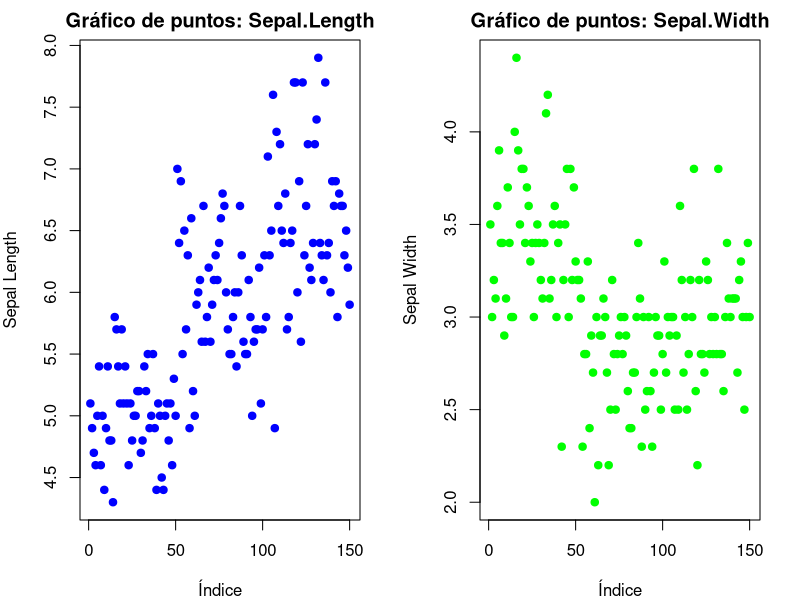
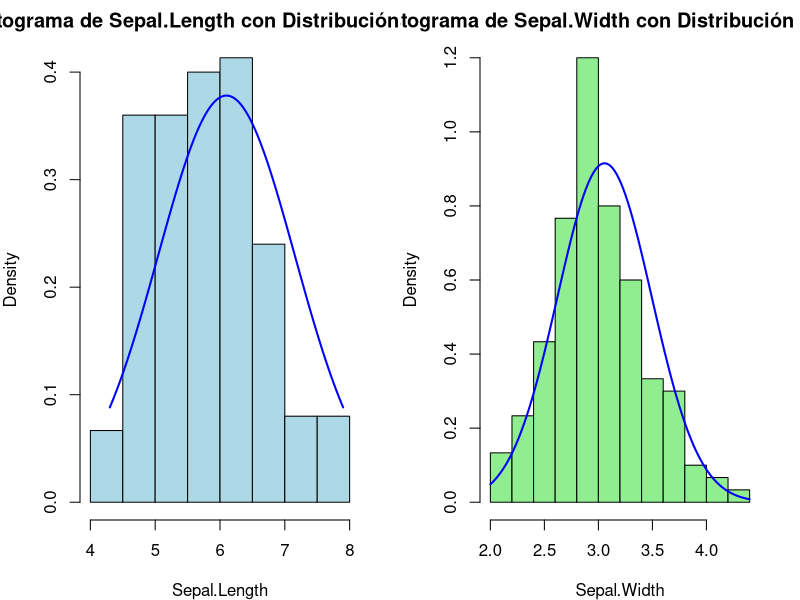
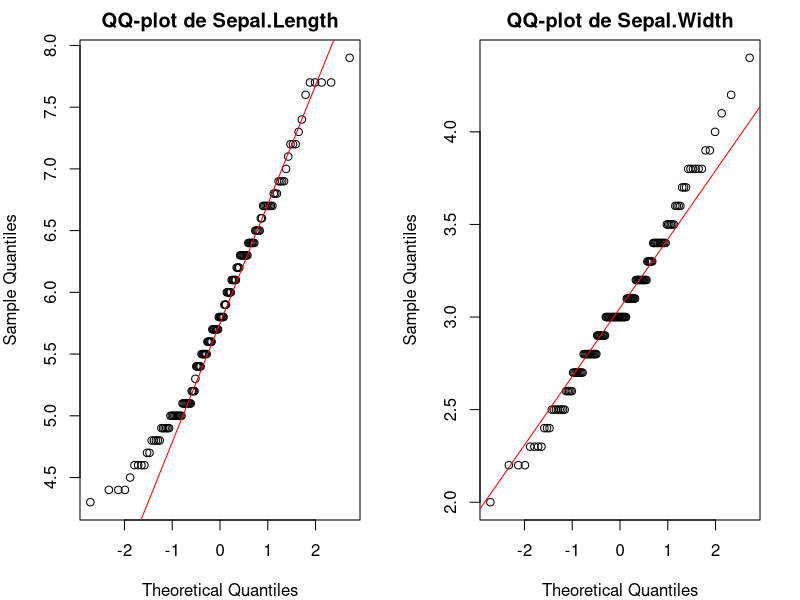
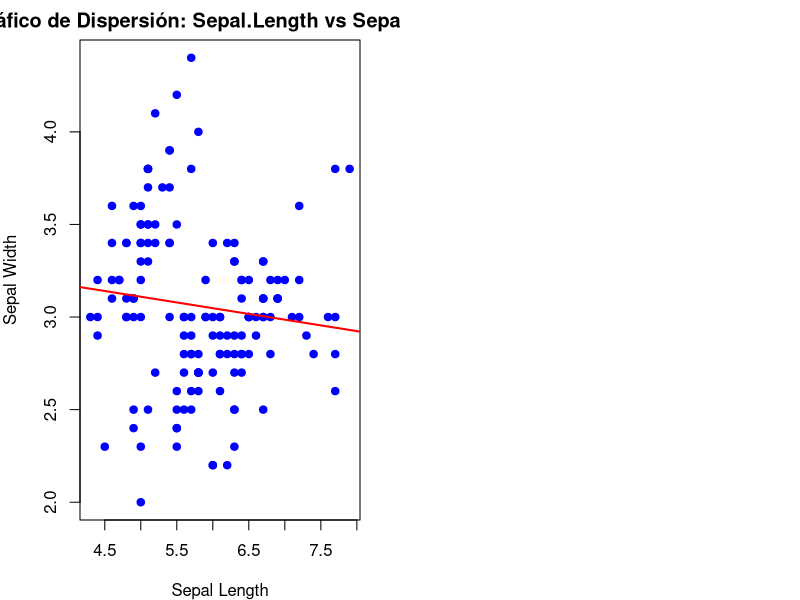
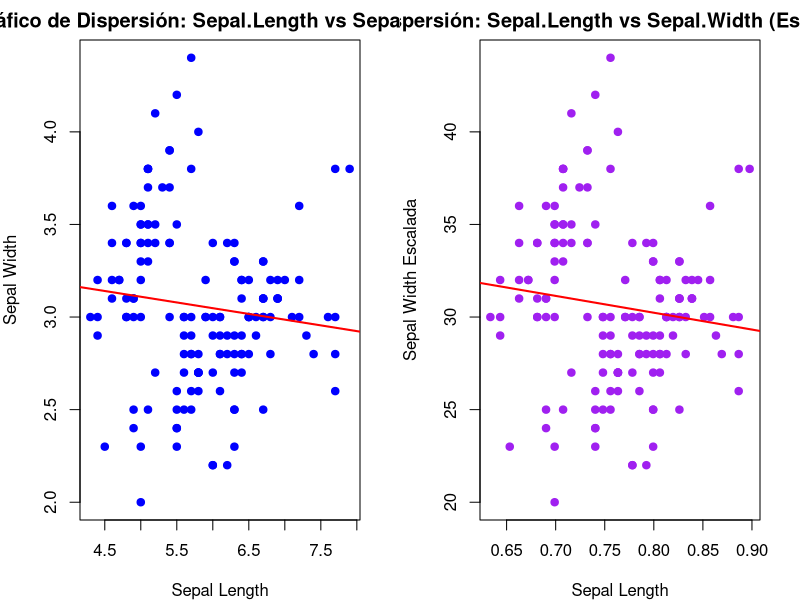
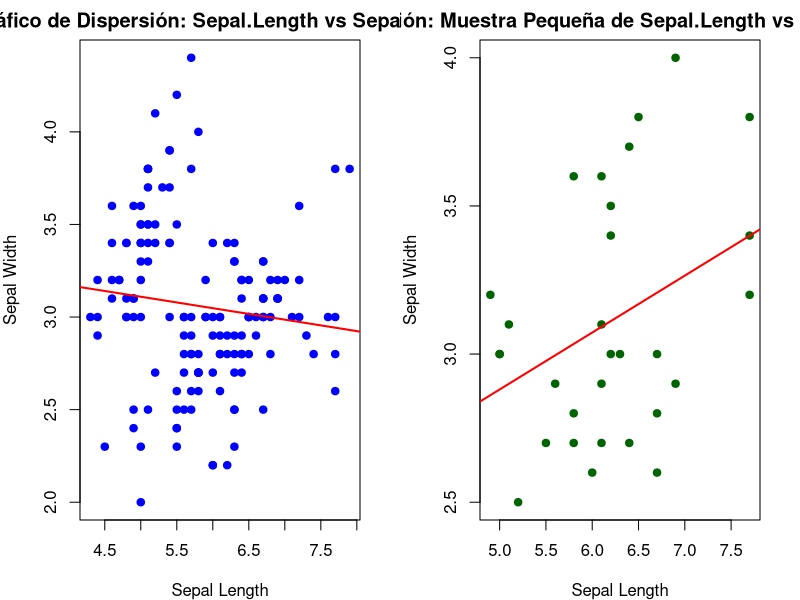
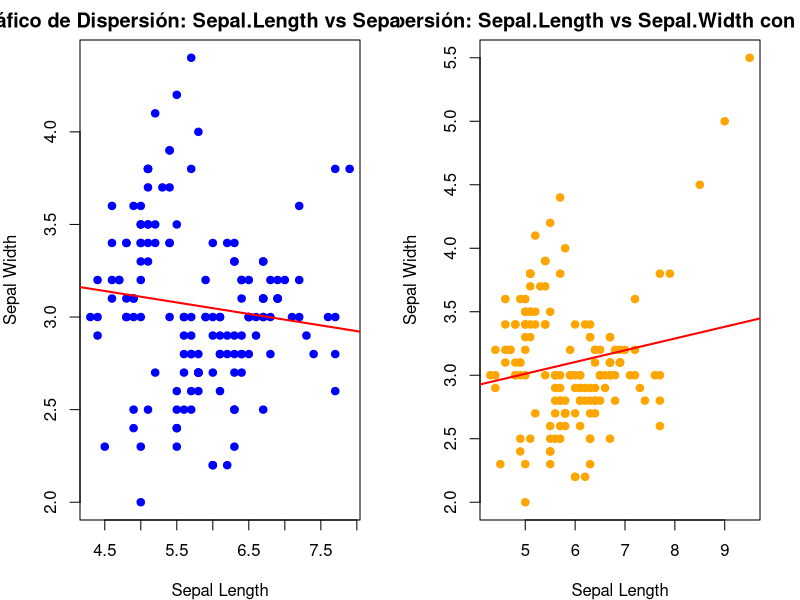
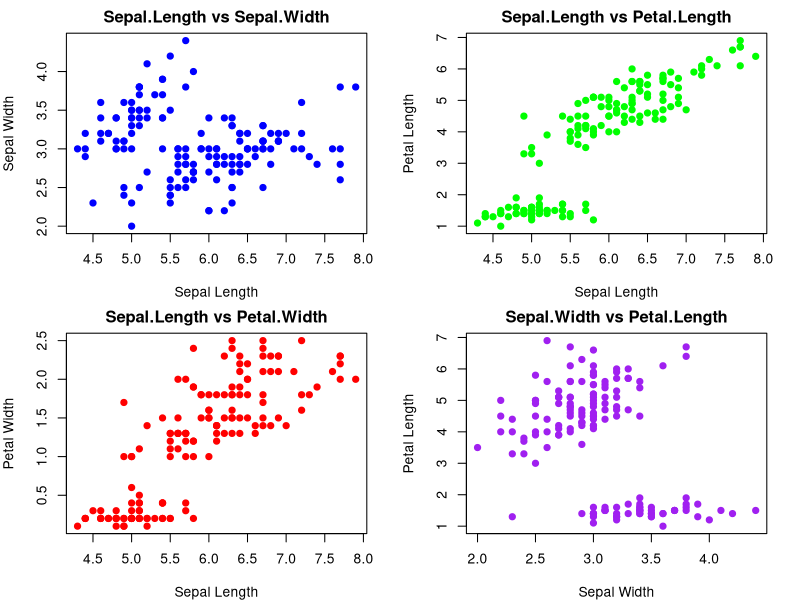

Recreate these plots in R, in order.
# UNIVERSIDAD DE NARIÑO
# FACULTAD DE CIENCIAS EXACTAS Y NATURALES
# PROGRAMA DE BIOLOGÍA
# Asignatura: Análisis de datos II
# Profesor: Jhon Jairo Calderón – Diego E. Martinez Revelo
#
# Análisis de correlación
#
# librerias
  library(nortest)
  #
# Correlación simple
    #
    #Cargar el dataset iris
    data(iris)
    #
    # Seleccionar las variables numéricas de interés (Sepal.Length y Sepal.Width)
    x <- iris$Sepal.Length
    y <- iris$Sepal.Width
    #
  # 1. Gráfico de puntos para visualizar el comportamiento de cada variable
    par(mfrow = c(1, 2), mar=c(4,4,2,2)) 
    plot(x, main = "Gráfico de puntos: Sepal.Length", ylab = "Sepal Length", 
       xlab = "Índice", pch = 19, col = "blue") # Gráfico de puntos de Sepal.Length
    plot(y, main = "Gráfico de puntos: Sepal.Width", ylab = "Sepal Width", 
       xlab = "Índice", pch = 19, col = "green")   # Gráfico de puntos de Sepal.Width
    #
  # 2. Evaluación de la normalidad de Sepal.Length y Sepal.Width
    #
    # Histogramas
    #
    par(mfrow = c(1, 2), mar=c(4,4,2,2))
    hist(x, probability = TRUE, main = "Histograma de Sepal.Length con Distribución Normal",
       xlab = "Sepal.Length", col = "lightblue", border = "black")
    curve(dnorm(x, mean = mean(x), sd = sd(x)), from = min(x), to = max(x), 
        add = TRUE, col = "blue", lwd = 2)
    hist(y, probability = TRUE, main = "Histograma de Sepal.Width con Distribución Normal",
       xlab = "Sepal.Width", col = "lightgreen", border = "black")
    curve(dnorm(x, mean = mean(y), sd = sd(y)), from = min(y), to = max(y), 
          add = TRUE, col = "blue", lwd = 2)
    # QQ-plots
    par(mfrow = c(1, 2), mar=c(4,4,2,2))
    qqnorm(x, main = "QQ-plot de Sepal.Length")
    qqline(x, col = "red")
    qqnorm(y, main = "QQ-plot de Sepal.Width")
    qqline(y, col = "red")
    #
  # Pruebas de normalidad
    shapiro.test(x)
    shapiro.test(y)
    ad.test(x)
    ad.test(y)
    #
    # Interprete los resultados de las graficas y pruebas: ¿Los datos son normales?
    #
  # 3. Correlación de Pearson y Spearman para Sepal.Length y Sepal.Width
    #
    pearson_corr <- cor(x, y, method = "pearson")
    cat("Correlación de Pearson: ", pearson_corr, "\n")
    r_squared_pearson <- pearson_corr^2
    print(paste("R^2 para Pearson:", r_squared_pearson))
    # Interpretación:
    # La correlación de Pearson mide la relación lineal entre las variables.
    # - r = 1: Relación lineal positiva perfecta.
    # - r = -1: Relación lineal negativa perfecta.
    # - r = 0: Sin relación lineal.
    # - 0.3 - 0.7: Correlación positiva moderada.
    # - 0.7 - 1: Correlación positiva fuerte.
    # - -0.3 - -0.7: Correlación negativa moderada.
    # - -0.7 - -1: Correlación negativa fuerte.
    spearman_corr <- cor(x, y, method = "spearman")
    cat("Correlación de Spearman: ", spearman_corr, "\n")
    r_squared_spearman <- spearman_corr^2
    print(paste("R^2 para Spearman:", r_squared_spearman))
    # Interpretación:
    # La correlación de Spearman mide la relación monotónica basada en rangos.
    # - ρ = 1: Relación monotónica positiva perfecta.
    # - ρ = -1: Relación monotónica negativa perfecta.
    # - ρ = 0: Sin relación monotónica.
    # - 0.3 - 0.7: Correlación positiva moderada en rangos.
    # - 0.7 - 1: Correlación positiva fuerte en rangos.
    # - -0.3 - -0.7: Correlación negativa moderada en rangos.
    # - -0.7 - -1: Correlación negativa fuerte en rangos.
    #
  # Gráfico de dispersión entre las dos variables
    plot(x, y, main = "Gráfico de Dispersión: Sepal.Length vs Sepal.Width",
    xlab = "Sepal Length", ylab = "Sepal Width", pch = 19, col = "blue")
    abline(lm(y ~ x), col = "red", lwd = 2)  # Línea de regresión ajustada
    #
    # Interpretación: El gráfico de dispersión muestra la relación entre 
    #Sepal.Length y Sepal.Width. La línea de regresión muestra la tendencia lineal
    # entre las dos variables.
    # Que interpretación puede hacer de la figura: Hay correlación?
    #
  # 4. Sensibilidad de la correlación
      #
    # Evaluación de la sensibilidad de la correlación a la escala de las variables
      #
      # Ajustar escala de Sepal.Width y observar la correlación
      y_scaled <- y * 10  # Cambiar la escala de Sepal.Width
      x_scaled <- log10(x)
      pearson_corr_scaled <- cor(x_scaled, y_scaled, method = "pearson")
      cat("Correlación de Pearson con escala cambiada en Sepal.Width: ", pearson_corr_scaled, "\n")
      r_pearson_corr_scaled <- pearson_corr_scaled^2
      print(paste("R^2 para Pearson scaled:", r_squared_pearson))
      # Interpretación: La correlación no debería cambiar al ajustar la escala de
      # las variables. Esto verifica que la correlación de Pearson es insensible a 
      # la escala de las variables.
      #
      # Gráfico de dispersión con la variable escalada
      par(mfrow = c(1, 2), mar=c(4,4,2,2))
      plot(x, y, main = "Gráfico de Dispersión: Sepal.Length vs Sepal.Width",
           xlab = "Sepal Length", ylab = "Sepal Width", pch = 19, col = "blue")
      abline(lm(y ~ x), col = "red", lwd = 2)  # Línea de regresión ajustada
      plot(x_scaled, y_scaled, main = "Dispersión: Sepal.Length vs Sepal.Width (Escalada)", 
          xlab = "Sepal Length", ylab = "Sepal Width Escalada", pch = 19, col = "purple")
      abline(lm(y_scaled ~ x_scaled), col = "red", lwd = 2)  # Línea de regresión ajustada
      #
    # Sensibilidad al tamaño de muestra: usar una muestra más pequeña
      sample_size <- 30  # Tomar una muestra aleatoria
      x_sample <- sample(x, sample_size)
      y_sample <- sample(y, sample_size)
      pearson_corr_sample <- cor(x_sample, y_sample, method = "pearson")
      cat("Correlación de Pearson con muestra pequeña: ", pearson_corr_sample, "\n")
      r_pearson_corr_sample <- pearson_corr_sample^2
      print(paste("R^2 para Pearson sample:", r_squared_pearson))
      # Interpretación: La correlación puede variar con diferentes tamaños de muestra. 
      # Evaluar cómo cambia la correlación con una muestra pequeña ayuda a entender 
      # la estabilidad de la correlación con respecto al tamaño de muestra.
      #
      # Gráfico de dispersión con muestra pequeña
      par(mfrow = c(1, 2), mar=c(4,4,2,2))
      plot(x, y, main = "Gráfico de Dispersión: Sepal.Length vs Sepal.Width",
           xlab = "Sepal Length", ylab = "Sepal Width", pch = 19, col = "blue")
      abline(lm(y ~ x), col = "red", lwd = 2)  # Línea de regresión ajustada
      plot(x_sample, y_sample, main = "Dispersión: Muestra Pequeña de Sepal.Length vs Sepal.Width",
         xlab = "Sepal Length", ylab = "Sepal Width", pch = 19, col = "darkgreen")
      abline(lm(y_sample ~ x_sample), col = "red", lwd = 2)  # Línea de regresión ajustada
      #
      # Interpretación: Este gráfico muestra la relación en una muestra pequeña, 
      # destacando posibles variaciones en la correlación debido al tamaño 
      # reducido de la muestra.
      #
    # Evaluación de la sensibilidad a la presencia de outliers
      x_outliers <- c(x, 8.5, 9.0, 9.5)  # Añadir valores atípicos en Sepal.Length
      y_outliers <- c(y, 4.5, 5.0, 5.5)
      pearson_corr_outliers <- cor(x_outliers, y_outliers, method = "pearson")
      cat("Correlación de Pearson con outliers: ", pearson_corr_outliers, "\n")
      r_pearson_corr_outliers <- pearson_corr_outliers^2
      print(paste("R^2 para Pearson outliers:", r_squared_pearson))
            # Interpretación: Los outliers pueden influir significativamente en la 
      # correlación. Evaluar cómo cambian los resultados con outliers ayuda a entender 
      # la robustez de la correlación.
      #
      # Gráfico de dispersión con outliers
      #
      par(mfrow = c(1, 2), mar=c(4,4,2,2))
      plot(x, y, main = "Gráfico de Dispersión: Sepal.Length vs Sepal.Width",
           xlab = "Sepal Length", ylab = "Sepal Width", pch = 19, col = "blue")
      abline(lm(y ~ x), col = "red", lwd = 2)  # Línea de regresión ajustada
      plot(x_outliers, y_outliers, main = "Dispersión: Sepal.Length vs Sepal.Width con Outliers",
         xlab = "Sepal Length", ylab = "Sepal Width", pch = 19, col = "orange")
      abline(lm(y_outliers ~ x_outliers), col = "red", lwd = 2)  # Línea de regresión ajustada
      # Interpretación: Este gráfico muestra la relación entre Sepal.Length y 
      # Sepal.Width con outliers. Los outliers pueden distorsionar la visualización 
      # y la correlación calculada.
      #
      #
# Correlación multiple
    #
    # Cargar el dataset iris
    data(iris)
    # Seleccionar las 4 variables numéricas de interés
    variables <- iris[, 1:4]  # Sepal.Length, Sepal.Width, Petal.Length, Petal.Width
    #
  # 1. Graficar las relaciones entre las variables
    par(mfrow = c(2, 2), mar = c(4, 4, 2, 2))
    plot(variables$Sepal.Length, variables$Sepal.Width, main = "Sepal.Length vs Sepal.Width",
           xlab = "Sepal Length", ylab = "Sepal Width", pch = 19, col = "blue")
    plot(variables$Sepal.Length, variables$Petal.Length, main = "Sepal.Length vs Petal.Length",
           xlab = "Sepal Length", ylab = "Petal Length", pch = 19, col = "green")
    plot(variables$Sepal.Length, variables$Petal.Width, main = "Sepal.Length vs Petal.Width",
           xlab = "Sepal Length", ylab = "Petal Width", pch = 19, col = "red")
    plot(variables$Sepal.Width, variables$Petal.Length, main = "Sepal.Width vs Petal.Length",
           xlab = "Sepal Width", ylab = "Petal Length", pch = 19, col = "purple")
    #
  # 2. Evaluación de la normalidad de las variables
    #
    par(mfrow = c(2, 2), mar = c(4, 4, 2, 2))
    hist(variables$Sepal.Length, probability = TRUE, main = "Histograma de Sepal.Length",
         xlab = "Sepal Length", col = "lightblue", border = "black")
    curve(dnorm(x, mean = mean(variables$Sepal.Length), sd = sd(variables$Sepal.Length)), 
          from = min(variables$Sepal.Length), to = max(variables$Sepal.Length), 
          add = TRUE, col = "blue", lwd = 2)
    hist(variables$Sepal.Width, probability = TRUE, main = "Histograma de Sepal.Width",
         xlab = "Sepal Width", col = "lightgreen", border = "black")
    curve(dnorm(x, mean = mean(variables$Sepal.Width), sd = sd(variables$Sepal.Width)), 
          from = min(variables$Sepal.Width), to = max(variables$Sepal.Width), 
          add = TRUE, col = "blue", lwd = 2)
    hist(variables$Petal.Length, probability = TRUE, main = "Histograma de Petal.Length",
         xlab = "Petal Length", col = "lightcoral", border = "black")
    curve(dnorm(x, mean = mean(variables$Petal.Length), sd = sd(variables$Petal.Length)), 
          from = min(variables$Petal.Length), to = max(variables$Petal.Length), 
          add = TRUE, col = "blue", lwd = 2)
    hist(variables$Petal.Width, probability = TRUE, main = "Histograma de Petal.Width",
         xlab = "Petal Width", col = "lightgoldenrod", border = "black")
    curve(dnorm(x, mean = mean(variables$Petal.Width), sd = sd(variables$Petal.Width)), 
          from = min(variables$Petal.Width), to = max(variables$Petal.Width), 
          add = TRUE, col = "blue", lwd = 2)
    #
    # q-q lots
    par(mfrow = c(2, 2), mar = c(4, 4, 2, 2))
    qqnorm(variables$Sepal.Length, main = "QQ-plot de Sepal.Length")
    qqline(variables$Sepal.Length, col = "red")
    qqnorm(variables$Sepal.Width, main = "QQ-plot de Sepal.Width")
    qqline(variables$Sepal.Width, col = "red")
    qqnorm(variables$Petal.Length, main = "QQ-plot de Petal.Length")
    qqline(variables$Petal.Length, col = "red")
    qqnorm(variables$Petal.Width, main = "QQ-plot de Petal.Width")
    qqline(variables$Petal.Width, col = "red")
    #
    # Pruebas de normalidad
    shapiro.test(variables$Sepal.Length)
    shapiro.test(variables$Sepal.Width)
    shapiro.test(variables$Petal.Length)
    shapiro.test(variables$Petal.Width)
    ad.test(variables$Sepal.Length)
    ad.test(variables$Sepal.Width)
    ad.test(variables$Petal.Length)
    ad.test(variables$Petal.Width)
    #
  # 3. Correlaciones
    #
    # Correlación de Pearson
    pearson_corr <- cor(variables, method = "pearson")
    pearson_corr  # Matriz de correlación de Pearson
    r_pearson_corr <- pearson_corr^2
    print(r_pearson_corr)
    #
    # Interpretación matriz de correlación:
    # La matriz de correlación muestra valores entre -1 y 1.
    # Valores cercanos a 1 indican una fuerte correlación positiva,
    # valores cercanos a -1 indican una fuerte correlación negativa,
    # y valores cercanos a 0 indican una débil o nula correlación.
    # En este caso, podemos analizar las correlaciones entre las variables Sepal 
    # y Petal.
    # Por ejemplo, una correlación alta entre Petal.Length y Petal.Width sugiere
    # que conforme una aumenta, la otra también lo hace (relación positiva).
    #
    # Matriz de varianza-covarianza para Pearson
    pearson_cov_matrix <- cov(variables)
    pearson_cov_matrix  # Matriz de varianza-covarianza
    #
    # Interpretación de la matriz de varianza-covarianza (Pearson):
    # La matriz de varianza-covarianza mide la dispersión conjunta de las variables.
    # Los valores diagonales representan la varianza de cada variable individual,
    # es decir, qué tanto se dispersan los datos alrededor de la media.
    # Los valores fuera de la diagonal indican la covarianza entre pares de variables,
    # que mide cómo varían juntas: un valor positivo indica que ambas variables tienden a
    # aumentar o disminuir juntas, mientras que un valor negativo indica que cuando una variable
    # aumenta, la otra tiende a disminuir.
    # Por ejemplo, una covarianza alta entre Petal.Length y Petal.Width indica que estas dos
    # variables tienden a aumentar o disminuir juntas, lo cual sugiere una relación directa.
    #
    # Correlación de Spearman
    spearman_corr <- cor(variables, method = "spearman")
    spearman_corr  # Matriz de correlación de Spearman
    r_spearman_corr <- spearman_corr^2
    print(r_spearman_corr)
    # Interpretación para Spearman:
    # Spearman mide la relación en términos de rangos y es más robusto frente a datos no normales.
    # Una correlación cercana a 1 o -1 sigue indicando relaciones fuertes (positivas o negativas), 
    # mientras que valores cercanos a 0 indican relaciones débiles o nulas.
    # A diferencia de Pearson, Spearman es menos sensible a valores atípicos
    # y puede detectar relaciones no lineales.
    #
    # Calcular la matriz de correlación de Pearson
    pearson_corr_matrix <- cor(variables, method = "pearson")
    cat("Matriz de Correlación de Pearson:\n")
    print(pearson_corr_matrix)
    #
    # Interpretación de la matriz de varianza-covarianza (Pearson):
    # La matriz de varianza-covarianza mide la dispersión conjunta de las variables.
    # Los valores diagonales representan la varianza de cada variable individual,
    # es decir, qué tanto se dispersan los datos alrededor de la media.
    # Los valores fuera de la diagonal indican la covarianza entre pares de variables,
    # que mide cómo varían juntas: un valor positivo indica que ambas variables tienden a
    # aumentar o disminuir juntas, mientras que un valor negativo indica que cuando una variable
    # aumenta, la otra tiende a disminuir.
    # Por ejemplo, una covarianza alta entre Petal.Length y Petal.Width indica que estas dos
    # variables tienden a aumentar o disminuir juntas, lo cual sugiere una relación directa.
    # Gráficos de dispersión entre las variables
    pairs(variables, main = "Gráficos de Dispersión entre las Variables",
          pch = 19, col = "blue")
    #
  # 4. Sensibilidad de la correlación multiple
    #
    # Sensibilidad al tamaño de muestra
    #
    # Crear una muestra pequeña aleatoria (por ejemplo, 50% de los datos)
    set.seed(123)  # Para reproducibilidad
    sample_indices <- sample(1:nrow(variables), size = 0.2 * nrow(variables))  # 50% de los datos
    small_sample <- variables[sample_indices, ]
    #
    # Calcular correlación y matriz de varianza-covarianza para la muestra completa
    pearson_corr_full <- cor(variables, method = "pearson")
    r_pearson_corr_full <- pearson_corr_full^2
    print(r_pearson_corr_full)
    cov_matrix_full <- cov(variables)
    print(cov_matrix_full)
    #
    # Calcular correlación y matriz de varianza-covarianza para la muestra pequeña
    pearson_corr_small <- cor(small_sample, method = "pearson")
    r_pearson_corr_small  <- pearson_corr_small ^2
    print(r_pearson_corr_small )
    cov_matrix_small <- cov(small_sample)
    print(cov_matrix_small)
    #
    # Configuración para gráficos en un solo panel
    pairs(variables, main = "Gráficos de Dispersión (Muestra Completa)",
          pch = 19, col = "blue")
    pairs(small_sample, main = "Gráficos de Dispersión (Muestra Pequeña)",
          pch = 19, col = "red")
    #
    # Mostrar las matrices de correlación y varianza-covarianza
    pearson_corr_full
    cov_matrix_full
    #
    pearson_corr_small
    cov_matrix_small
    #
    # Interpretación de la sensibilidad:
    # - **Matriz de Varianza-Covarianza**: Muestra la covarianza entre pares de  
    #  variables. Se mide en unidades cuadradas.
    #
    # - **Matriz de Correlación**: Muestra la fuerza y dirección de la relación 
    # lineal entre variables, estandarizada para eliminar el efecto de la escala.
    #
    # - **Sensibilidad al Tamaño de Muestra**: La matriz de correlación con un 
    # tamaño de muestra reducido puede diferir de la matriz calculada con la 
    # muestra completa. Un tamaño de muestra más pequeño puede introducir mayor 
    # variabilidad en las estimaciones de correlación.
  
